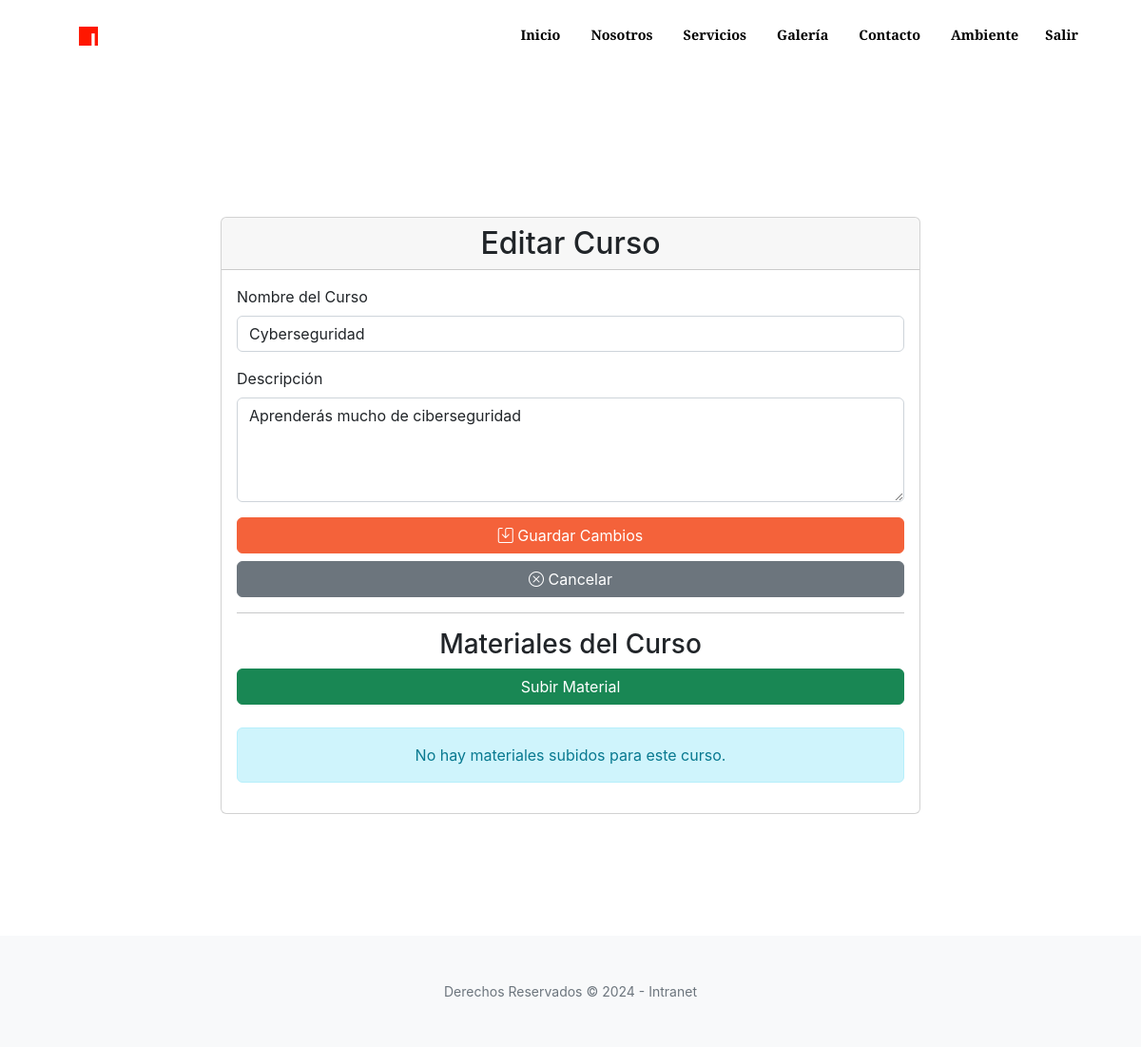
The page /curso/1/editar/ (signed in) on the database as committed earlier.
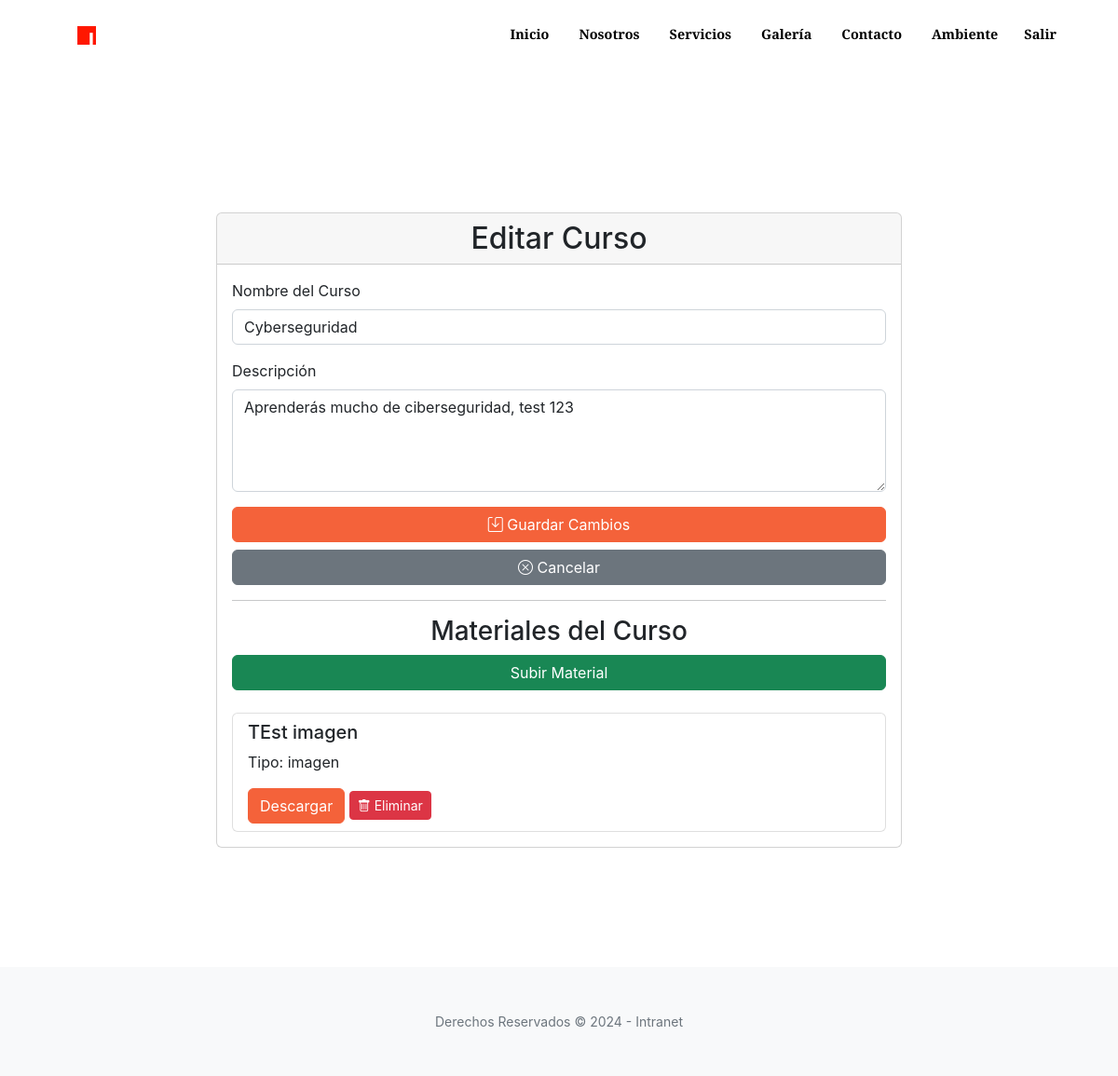
The same page on the database as committed later.
### core/models.py (models this page shows, shortened)
class Curso(models.Model):
    nombre = models.CharField(max_length=100)
    descripcion = models.TextField()
    docente = models.ForeignKey(CustomUser, on_delete=models.SET_NULL, null=True, limit_choices_to={'user_type': 'docente'})
    estudiantes = models.ManyToManyField(CustomUser, related_name='cursos_inscritos', limit_choices_to={'user_type': 'estudiante'}, blank=True)

class MaterialCurso(models.Model):
    curso = models.ForeignKey(Curso, related_name='materiales', on_delete=models.CASCADE)
    archivo = models.FileField(upload_to='materiales_cursos/', null=True, blank=True)
    tipo = models.CharField(max_length=50, choices=[('pdf', 'PDF'), ('word', 'Word'), ('ppt', 'PPT'), ('excel', 'Excel'), ('imagen', 'Imagen'), ('otro', 'Otro')])
    nombre = models.CharField(max_length=200)

### core/views.py (the view, shortened to what this page needs)
# urls.py: path('curso/<int:curso_id>/editar/', views.editar_curso, name='editar_curso'),
@login_required
@user_passes_test(lambda u: u.user_type == 'docente')
def editar_curso(request, curso_id):
    curso = get_object_or_404(Curso, id=curso_id, docente=request.user)
    materiales = MaterialCurso.objects.filter(curso=curso)
    context = {
        'curso': curso,
        'materiales': materiales  # Pasar los materiales al contexto
    }
    return render(request, 'core/editar_curso.html', context)

### core/templates/core/editar_curso.html (shortened to what this page needs)
{% extends 'core/base.html' %}
{% block content %}
<section class="page-section" style="margin-top: 100px;">
    <div class="container">
        <div class="row justify-content-center">
            <div class="col-lg-8">
                <div class="card">
                    <div class="card-header">
                        <h2 class="text-center mb-0">Editar Curso</h2>
                    </div>
                    <div class="card-body">
                        <form method="post">
                            <div class="mb-3">
                                <label for="nombre" class="form-label">Nombre del Curso</label>
                                <input type="text" class="form-control" id="nombre" name="nombre" value="{{ curso.nombre }}" required>
                            </div>
                            <div class="mb-3">
                                <label for="descripcion" class="form-label">Descripción</label>
                                <textarea class="form-control" id="descripcion" name="descripcion" rows="4" required>{{ curso.descripcion }}</textarea>
                            </div>
                            <div class="d-grid gap-2">
                                <button type="submit" class="btn btn-primary">
                                    <i class="bi bi-save"></i> Guardar Cambios
                                </button>
                                <a href="{% url 'ambiente_docente' %}" class="btn btn-secondary">
                                    <i class="bi bi-x-circle"></i> Cancelar
                                </a>
                            </div>
                        </form>
                        <hr>
                        <h3 class="text-center">Materiales del Curso</h3>
                        <div class="d-grid gap-2 mb-4">
                            <a href="{% url 'subir_material' curso.id %}" class="btn btn-success">Subir Material</a>
                        </div>
                        <div class="list-group">
                            {% for material in materiales %}
                            <div class="list-group-item">
                                <h5>{{ material.nombre }}</h5>
                                <p>Tipo: {{ material.tipo }}</p>
                                <a href="{{ material.archivo.url }}" class="btn btn-primary" download>Descargar</a>
                                <a href="{% url 'eliminar_material' material_id=material.id %}"
                                class="btn btn-danger btn-sm"
                                onclick="return confirm('¿Estás seguro de que deseas eliminar este material?');">
                                 <i class="bi bi-trash"></i> Eliminar
                             </a>
                            </div>
                            {% empty %}
                            <div class="alert alert-info text-center">
                                No hay materiales subidos para este curso.
                            </div>
                            {% endfor %}
                        </div>
                    </div>
                </div>
            </div>
        </div>
    </div>
</section>
{% endblock %}

Rows that differ between the two databases and show on the page:
changed Curso "Cyberseguridad": descripcion "Aprenderás mucho de ciberseguridad" → "Aprenderás mucho de ciberseguridad, test 123"
added MaterialCurso: nombre "TEst imagen", tipo "imagen"
Other text that changed with them:
text no longer shown: "No hay materiales subidos para este curso."
